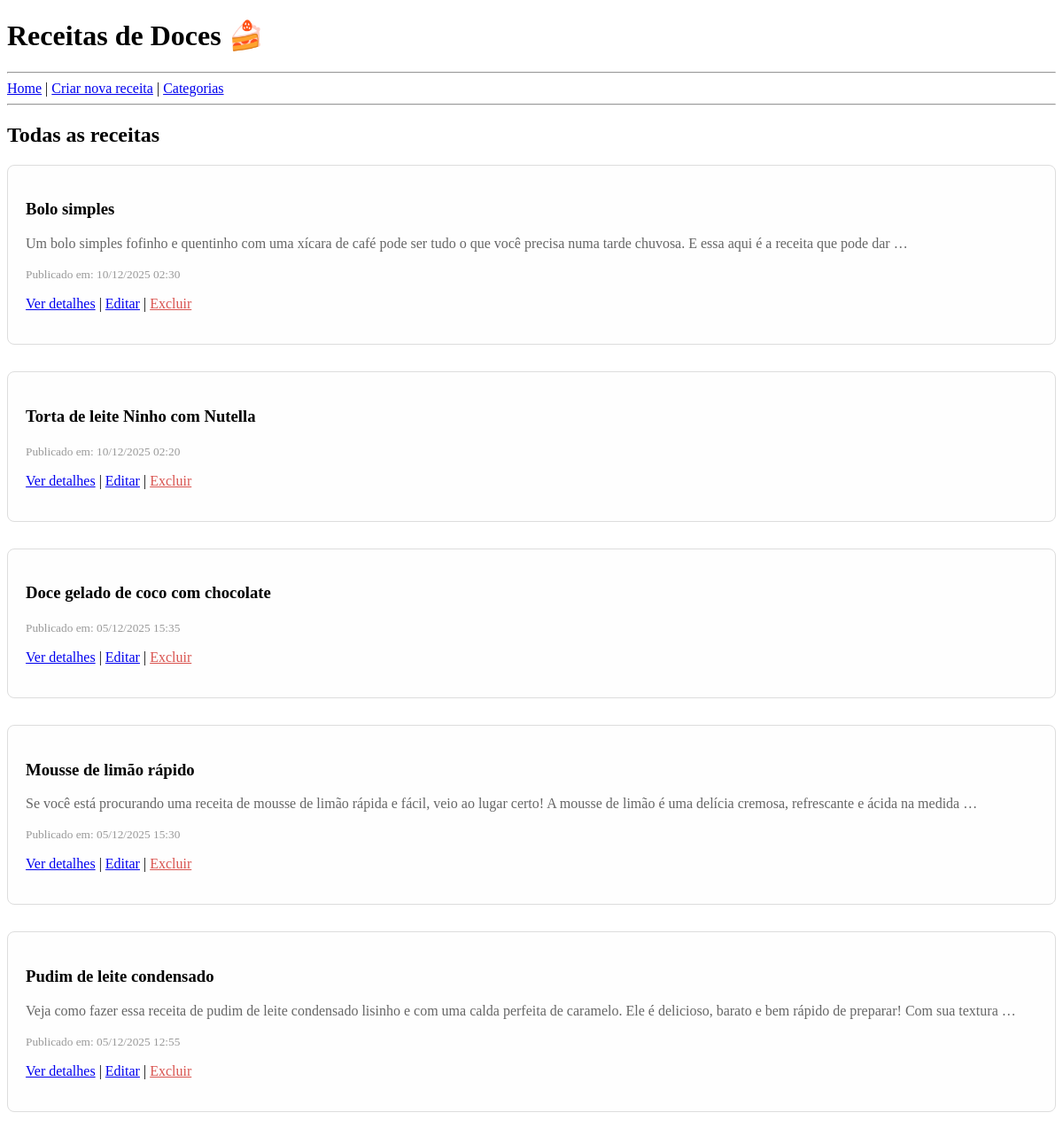
Before: / with the older database file.
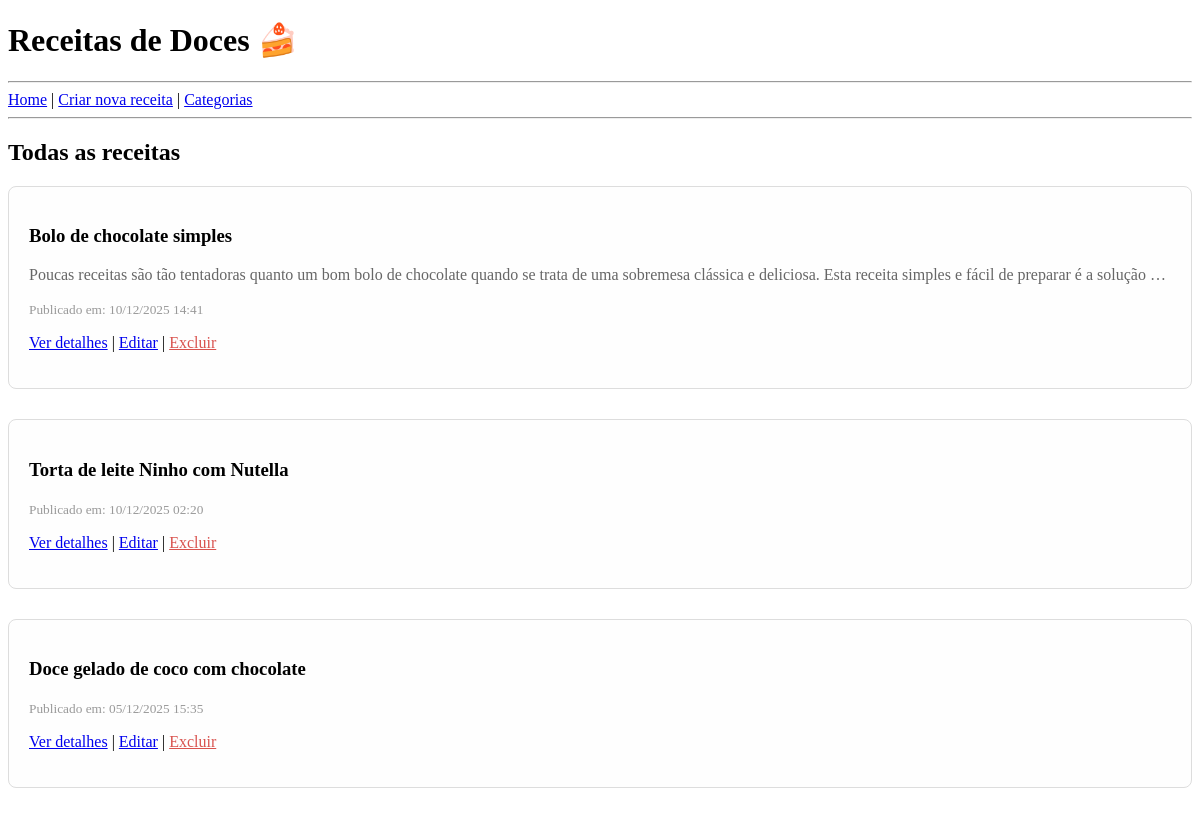
After: the same page with the newer database file.
### blog/models.py (models this page shows, shortened)
class Post(models.Model):
    titulo = models.CharField(max_length=200)
    descricao = models.TextField(blank=True)  # Descrição breve da receita
    ingredientes = models.TextField()  # Lista de ingredientes (HTML)
    modo_preparo = models.TextField()  # Modo de preparo (HTML)
    data_postagem = models.DateTimeField(auto_now_add=True)
    categorias = models.ManyToManyField(Category, related_name='posts', blank=True)

### blog/views.py (the view)
# urls.py: path('', views.ListaPostsView.as_view(), name='lista_posts'),
class ListaPostsView(ListView):
    model = Post
    template_name = 'blog/lista.html'
    context_object_name = 'posts'
    ordering = ['-data_postagem']

### blog/templates/blog/lista.html
{% extends 'base.html' %}
{% block conteudo %}
{% if categoria %}
    <h2>Receitas da categoria: {{ categoria.nome }}</h2>
    {% if categoria.descricao %}
        <p style="color: #666; font-style: italic;">{{ categoria.descricao }}</p>
    {% endif %}
    <hr>
{% else %}
    <h2>Todas as receitas</h2>
{% endif %}
{% for post in posts %}
    <div style="margin-bottom: 30px; padding: 20px; border: 1px solid #ddd; border-radius: 8px; background-color: #fefefe;">
        <h3><a href="{% url 'detalhe_post' post.id %}" style="color: #000; text-decoration: none;">{{ post.titulo }}</a></h3>
        {% if post.descricao %}
            <p style="color: #666;">{{ post.descricao|truncatewords:30 }}</p>
        {% endif %}
        <p><small style="color: #999;">Publicado em: {{ post.data_postagem|date:"d/m/Y H:i" }}</small></p>
        <p style="margin-top: 10px;">
            <a href="{% url 'detalhe_post' post.id %}">Ver detalhes</a> |
            <a href="{% url 'editar_post' post.id %}">Editar</a> |
            <a href="{% url 'excluir_post' post.id %}" style="color: #d9534f;">Excluir</a>
        </p>
    </div>
{% empty %}
    <p>Nenhuma receita encontrada.</p>
{% endfor %}
{% endblock %}

### templates/base.html (shortened to what this page needs)
<!DOCTYPE html>
<html>
<head>
</head>
<body>
    <h1>Receitas de Doces 🍰</h1>
    <hr>
    <a href="{% url 'lista_posts' %}">Home</a> |
    <a href="{% url 'criar_post' %}">Criar nova receita</a> |
    <a href="{% url 'lista_categorias' %}">Categorias</a>
    <hr>
    {% block conteudo %}{% endblock %}
</body>
</html>

Changed rows visible on the page:
removed Post: titulo "Bolo simples", descricao "Um bolo simples fofinho e quentinho com uma xícara de café pode ser tudo o que você precisa numa tarde chuvosa. E essa aqui é a receita que pode dar …", data_postagem "10/12/2025 02:30"
removed Post: titulo "Mousse de limão rápido", descricao "Se você está procurando uma receita de mousse de limão rápida e fácil, veio ao lugar certo! A mousse de limão é uma delícia cremosa, refrescante e ácida na medida …", data_postagem "05/12/2025 15:30"
removed Post: titulo "Pudim de leite condensado", descricao "Veja como fazer essa receita de pudim de leite condensado lisinho e com uma calda perfeita de caramelo. Ele é delicioso, barato e bem rápido de preparar! Com sua textura …", data_postagem "05/12/2025 12:55"
added Post: titulo "Bolo de chocolate simples", descricao "Poucas receitas são tão tentadoras quanto um bom bolo de chocolate quando se trata de uma sobremesa clássica e deliciosa. Esta receita simples e fácil de preparar é a solução …", data_postagem "10/12/2025 14:41"
